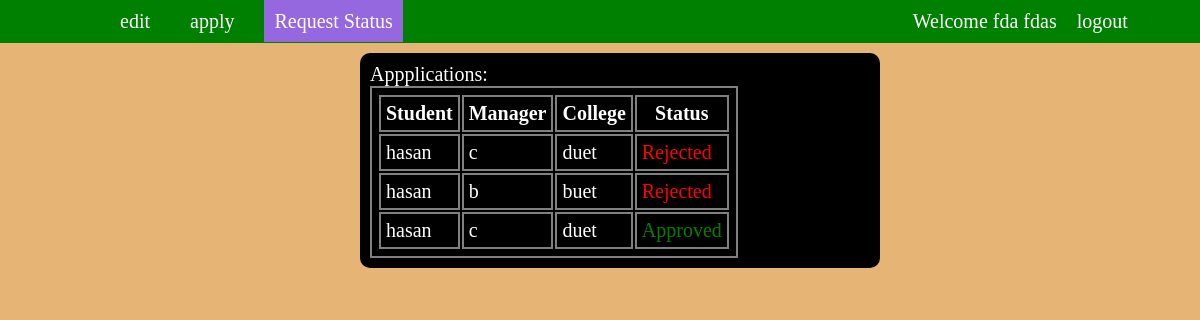
The app's page /student/request.php (signed in) with its own data.
### tables this page shows
CREATE TABLE `student` (
  `username` varchar(40) NOT NULL,
  `password` varchar(40) NOT NULL,
  `firstname` varchar(40) NOT NULL,
  `lastname` varchar(40) NOT NULL,
  `gender` varchar(40) NOT NULL,
  `cgpa` varchar(40) NOT NULL,
  `roll` varchar(40) NOT NULL,
  `address` varchar(40) NOT NULL
);

CREATE TABLE `application` (
  `studentusername` varchar(40) NOT NULL,
  `managerusername` varchar(40) NOT NULL,
  `collegename` varchar(40) NOT NULL,
  `status` varchar(40) NOT NULL
);

### student/request.php (the view, shortened to what this page needs)
<?php
include_once '../Connect.php';
?>
<!DOCTYPE html>
<html lang="en">
<head>
    <link rel="stylesheet" href="style.css">
</head>
<body>
    <nav>
        <?php
        $userid = $_SESSION['userid'];
        $q = "select * from student where username='$userid';";
        $res = mysqli_query($con, $q);
        $row = mysqli_fetch_array($res);
        ?>
        <div class="container">
            <ul>
                <li><a href="edit.php">edit</a></li>
                <li><a href="apply.php">apply</a></li>
                <li><a href="request.php" style="background-color: rgb(150, 104, 223);">Request Status</a></li>
                <div class="user_name">Welcome <?php echo $row['firstname'] . " " . $row['lastname']; ?></div>
                <li><a href="../logout_core.php">logout</a></li>
            </ul>
        </div>
    </nav>
    <form action="apply_core.php" method="post">
        <div class="form-container">
            <?php
            $userid = $_SESSION['userid'];
            ?>
            <label for="college">Appplications:</label>
            <table>
                <thead>
                    <tr>
                        <th>Student</th>
                        <th>Manager</th>
                        <th>College </th>
                        <th>Status</th>
                    </tr>
                </thead>
                <tbody>
                    <?php
                    $sql = "SELECT * FROM application where studentusername='$userid';";
                    $result = $con->query($sql);
                    if ($result->num_rows > 0) {
                        while ($row = $result->fetch_assoc()) {
                            echo "<tr>";
                            echo "<td>" . $row["studentusername"] . "</td>";
                            echo "<td>" . $row["managerusername"] . "</td>";
                            echo "<td>" . $row["collegename"] . "</td>";
                            if ($row["status"] == 'Approved') {
                                echo "<td style='color:green'>" . $row["status"] . "</td>";
                            } else if ($row["status"] == 'Rejected') {
                                echo "<td style='color:red'>" . $row["status"] . "</td>";
                            } else {
                                echo "<td>" . $row["status"] . "</td>";
                            }
                            echo "</tr>";
                        }
                    }
                    ?>
                </tbody>
            </table>
    </form>
</body>
</html>

### student/style.css (style rules this page uses)
* { margin: 0px; padding: 0px; font-size: 20px; }
body { background-color: rgb(230, 181, 118); }
nav .container ul { display: flex; flex-direction: row; background-color: green; padding-left: 100px; }
nav ul li { list-style-type: none; margin: 10px; align-items: center; }
nav ul li a { text-decoration: none; font-size: 20px; padding: 10px; color: white; font-family: cursive; }
nav .user_name { margin-top: 10px; margin-left: 500px; color: white; }

### student/request.php (style rules this page uses)
.form-container { padding: 10px; width: 500px; position: relative; top: 10px; left: 30%; background-color: black; color: white; border-radius: 10px; }
table, th, td { border: 2px solid grey; padding: 5px; }

### records on screen
student: firstname "fda", lastname "fdas"
application: studentusername "hasan", managerusername "c", collegename "duet", status "Rejected"
application: studentusername "hasan", managerusername "b", collegename "buet", status "Rejected"
application: studentusername "hasan", managerusername "c", collegename "duet", status "Approved"
